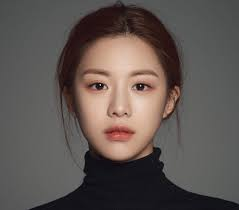
#> input picture KAL/dataset/arfin/foto1.jpg, 239 x 210 px; its folder holds only this picture in this run
$ python kal.py
#> lines starting #> are read from the running program, lines starting #| are printed output that depends on the picture
import os
import cv2
import numpy as np
from sklearn.decomposition import PCA
from sklearn.metrics.pairwise import euclidean_distances
import matplotlib.pyplot as plt

BASE_DIR = os.path.dirname(os.path.abspath(__file__))
DATASET_PATH = os.path.join(BASE_DIR, "dataset")

IMAGE_SIZE = (100, 100)


faces = []
labels = []

print("Loading dataset...")

if not os.path.exists(DATASET_PATH):
    print("Folder dataset tidak ditemukan!")
    print("Pastikan folder dataset berada di folder yang sama dengan file .py")
    exit()

for person_name in os.listdir(DATASET_PATH):

    person_folder = os.path.join(DATASET_PATH, person_name)

    if os.path.isdir(person_folder):

        for filename in os.listdir(person_folder):

            img_path = os.path.join(person_folder, filename)

            img = cv2.imread(img_path, cv2.IMREAD_GRAYSCALE)
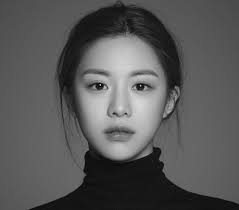
#> img: shape (210, 239); min 0, max 218, mean 88.4

            if img is None:
                print(f"Gagal membaca gambar: {img_path}")
                continue

            img = cv2.resize(img, IMAGE_SIZE)
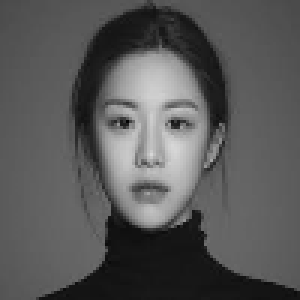
#> img: shape (100, 100) (shown 3 times larger); min 4, max 215, mean 88.3

            img = img / 255.0

            img_vector = img.flatten()
#> img_vector = 10000 values, max 0.843 at index 4857, min 0.0157 at index 4042, mean 0.346

            faces.append(img_vector)
            labels.append(person_name)
#> pass 2 of the loop `for person_name in os.listdir(DATASET_PATH):`:
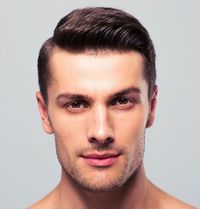
#> input picture KAL/dataset/budi/foto3.jpeg, 200 x 209 px
#> `img = cv2.imread(img_path, cv2.IMREAD_GRAYSCALE)`:
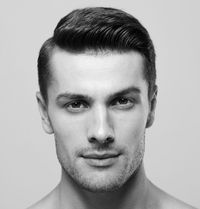
#> img: shape (209, 200); min 0, max 247, mean 170.1
#> `img = cv2.resize(img, IMAGE_SIZE)`:
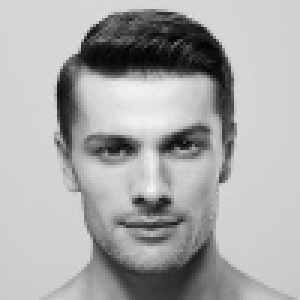
#> img: shape (100, 100) (shown 3 times larger); min 2, max 244, mean 170.1
#> img_vector = 10000 values, max 0.957 at index 6350, min 0.00784 at index 1950, mean 0.667

faces = np.array(faces)
labels = np.array(labels)

if len(faces) < 2:
    print("Dataset terlalu sedikit!")
    print("Minimal membutuhkan 2 gambar")
    exit()

print("Jumlah data training :", len(faces))
print("Dimensi wajah        :", faces.shape)
#| Dimensi wajah        : (3, 10000)

print("\nMembentuk eigenspace...")

N_COMPONENTS = min(len(faces) - 1, 20)

print("Jumlah PCA components :", N_COMPONENTS)

pca = PCA(
    n_components=N_COMPONENTS,
    whiten=True,
    svd_solver='randomized'
)

training_projection = pca.fit_transform(faces)

print("Eigenspace berhasil dibuat")

test_image_path = input("\nMasukkan path gambar test: ")
#> the answer given: dataset/arfin/foto1.jpg

test_img = cv2.imread(test_image_path, cv2.IMREAD_GRAYSCALE)

if test_img is None:
    print("Gambar test tidak ditemukan!")
    exit()

test_img = cv2.resize(test_img, IMAGE_SIZE)

test_img_normalized = test_img / 255.0

test_vector = test_img_normalized.flatten()
#> test_vector = 10000 values, max 0.843 at index 4857, min 0.0157 at index 4042, mean 0.346


test_projection = pca.transform([test_vector])

distances = euclidean_distances(
    test_projection,
    training_projection
)

closest_index = np.argmin(distances)

recognized_name = labels[closest_index]
minimum_distance = distances[0][closest_index]

THRESHOLD = 10

print("\n===== HASIL FACE RECOGNITION =====")

if minimum_distance > THRESHOLD:

    print("Wajah tidak dikenali")
    print("Distance :", minimum_distance)

else:

    print("Orang paling mirip :", recognized_name)
    print("Distance            :", minimum_distance)

matched_face = faces[closest_index].reshape(IMAGE_SIZE)

plt.figure(figsize=(8,4))

# gambar input
plt.subplot(1,2,1)
plt.imshow(test_img, cmap='gray')
plt.title("Input Wajah")
plt.axis('off')

plt.subplot(1,2,2)
plt.imshow(matched_face, cmap='gray')
plt.title(f"Mirip dengan:\n{recognized_name}")
plt.axis('off')

plt.tight_layout()
plt.show()
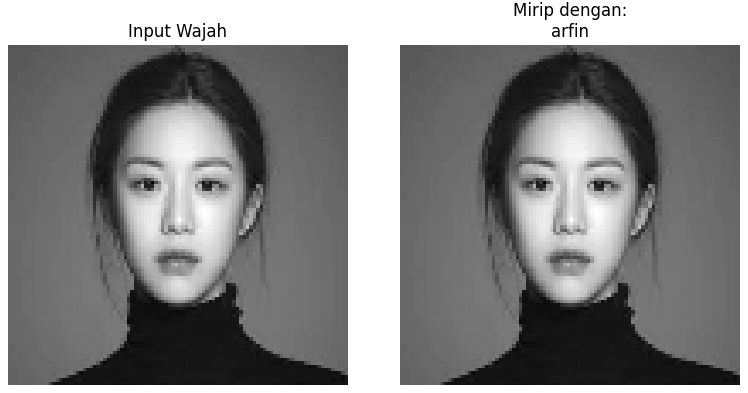
#> figure drawn by matplotlib, 2 panels
